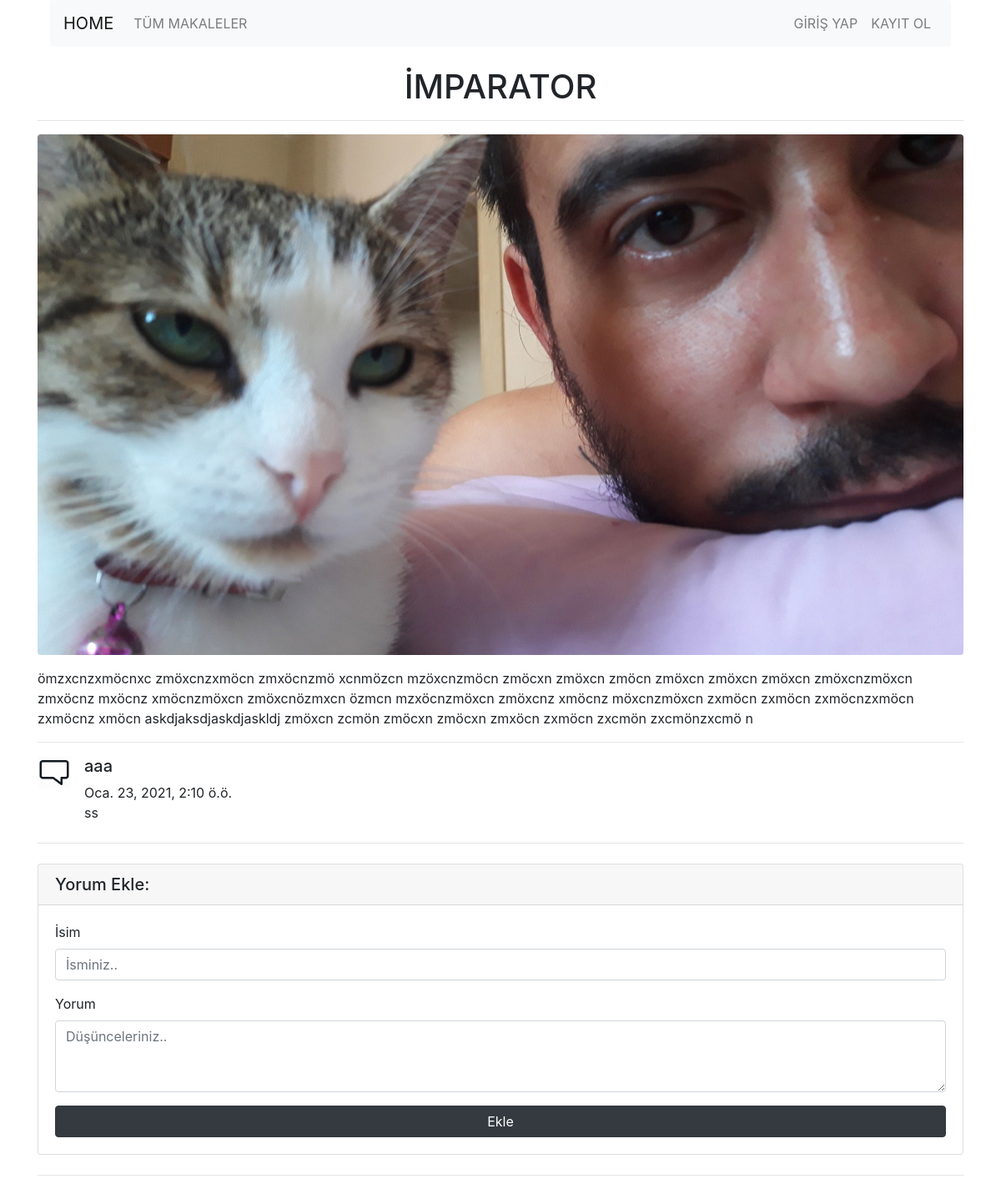
Screenshot of /articles/article/10 with the database file from the repository.
### article/models.py (models this page shows, shortened)
class Article(models.Model):
    author = models.ForeignKey("auth.User",on_delete = models.CASCADE,verbose_name="Yazar")
    title = models.CharField(max_length=50,verbose_name="Başlık")
    content = RichTextField()
    created_date = models.DateTimeField(auto_now_add=True,verbose_name="Oluşturulma Tarihi ")
    article_image = models.FileField(blank=True,null=True,verbose_name="Makaleye Fotoğraf Ekleyiniz")
    class Meta:
        ordering = ['-created_date']

class Comment(models.Model):
    article = models.ForeignKey(Article,on_delete = models.CASCADE,verbose_name="Makale",related_name="comments")
    comment_author = models.CharField(max_length=50,verbose_name="İsim")
    comment_content = models.CharField(max_length=200,verbose_name="Yorum")
    comment_date = models.DateTimeField(auto_now_add=True)
    class Meta:
        ordering = ['-comment_date']

### article/views.py (the view)
# urls.py: path('article/<int:id>',views.detail,name="detail"),
def detail(request,id):
    article = get_object_or_404(Article,id=id)
    comments = article.comments.all()
    return render(request,"detail.html",{"article":article,"comments":comments})

### templates/detail.html (shortened to what this page needs)
{% extends 'base.html' %}
{% block body %}
<div class="row">
    <div class="col-lg-12">
        <h1 class="mt-4 text-center">{{article.title}}</h1>
        <hr>
        {% if article.article_image %}
        <img class="img-fluid rounded" src="{{article.article_image.url}}" alt="">
        {% endif %}
        <p class="lead">{{article.content|safe}}</p>
        <hr>
        {% if comments %}
        {% for comment in comments %}
        <div class="media mb-4">
            <img class="d-flex mr-3" src="/media/commenticon.png" alt="" style="max-width: 40px;max-height: 40px;">
            <div class="media-body">
                <h5 class="mt-0">{{comment.comment_author}}</h5>
                <div>{{comment.comment_date}}</div>
                {{comment.comment_content}}
            </div>
        </div>
        {% endfor %}
        {% else %}
        <div class="alert alert-danger">
            Henüz Yorum Yok !
        </div>
        {% endif %}
        <hr>
        <div class="card my-4">
            <h5 class="card-header">Yorum Ekle:</h5>
            <div class="card-body">
                <form method="post" action="/articles/comment/{{article.id}}">
                    <div class="form-group">
                        <label for="formGroupExampleInput">İsim</label>
                        <input name="comment_author" type="text" class="form-control" id="formGroupExampleInput"
                            placeholder="İsminiz..">
                    </div>
                    <div class="form-group">
                        <label for="formGroupExampleInput">Yorum</label>
                        <textarea name="comment_content" class="form-control" rows="3" placeholder="Düşünceleriniz.."></textarea>
                    </div>
                    <button type="submit" class="btn btn-dark btn-block">Ekle</button>
                </form>
            </div>
        </div>
        <hr>
    </div>
</div>
{% endblock body %}

### rows the page displays
Article: title "İMPARATOR", article_image (picture), content "ömzxcnzxmöcnxc zmöxcnzxmöcn zmxöcnzmö xcnmözcn mzöxcnzmöcn zmöcxn zmöxcn zmöcn zmöxcn zmöxcn zmöxcn zmöxcnzmöxcn zmxöcnz mxöcnz xmöcnzmöxcn zmöxcnözmxcn özmcn mzxöcnzmöxcn zmöxcnz xmöcnz möxcnzmöxcn zxmöcn zxmöcn zxmöcnzxmöcn zxmöcnz xmöcn askdjaksdjaskdjaskldj zmöxcn zcmön zmöcxn zmöcxn zmxöcn zxmöcn zxcmön zxcmönzxcmö n"
Comment: comment_author "aaa", comment_date "Oca. 23, 2021, 2:10 ö.ö.", comment_content "ss"
